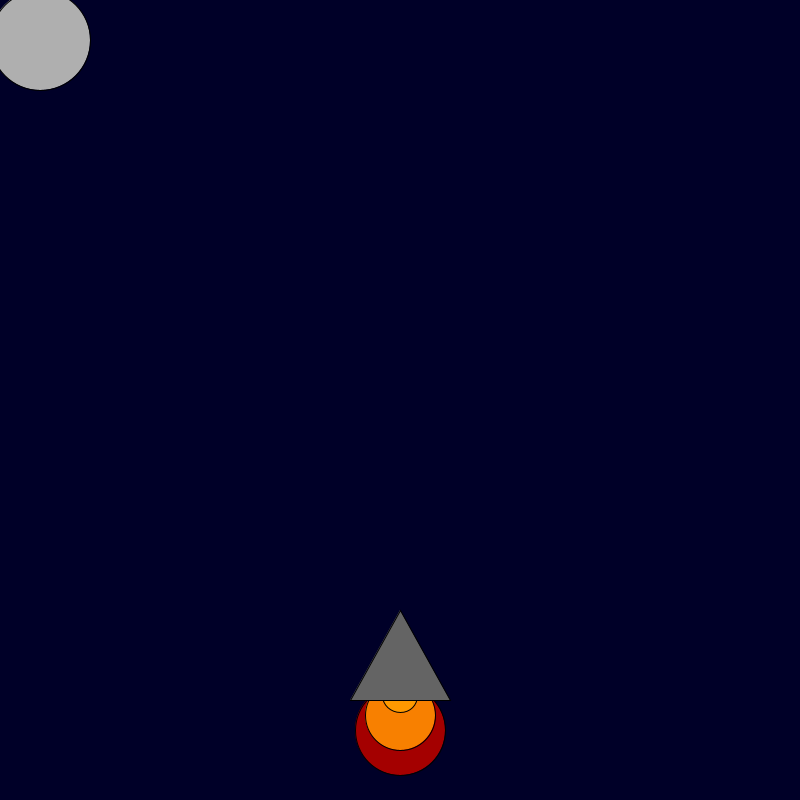
Frame 1 (no input)
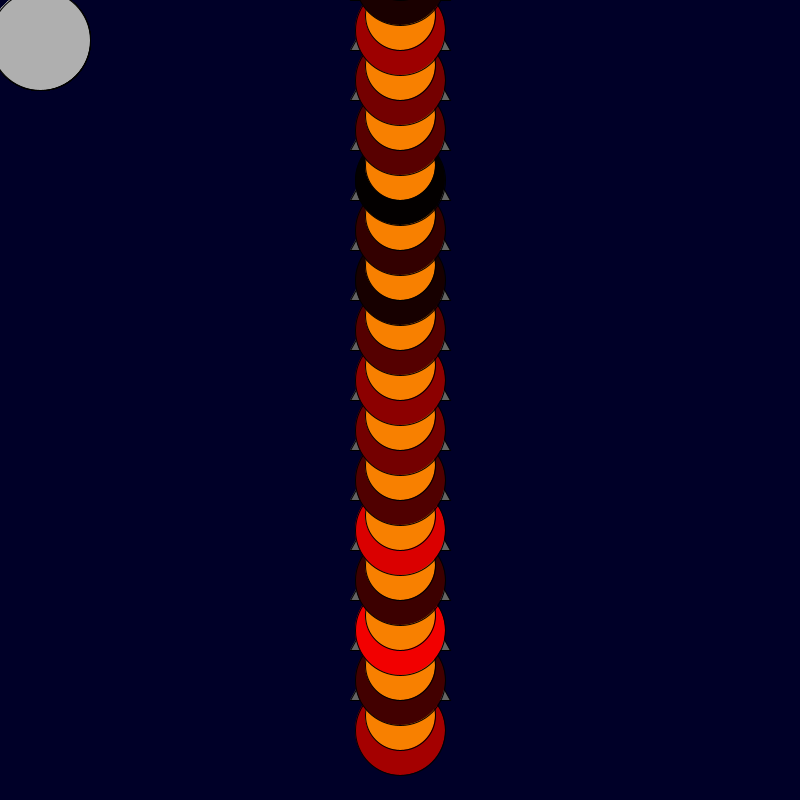
Frame 60 (the mouse pressed at the canvas centre just before this capture)
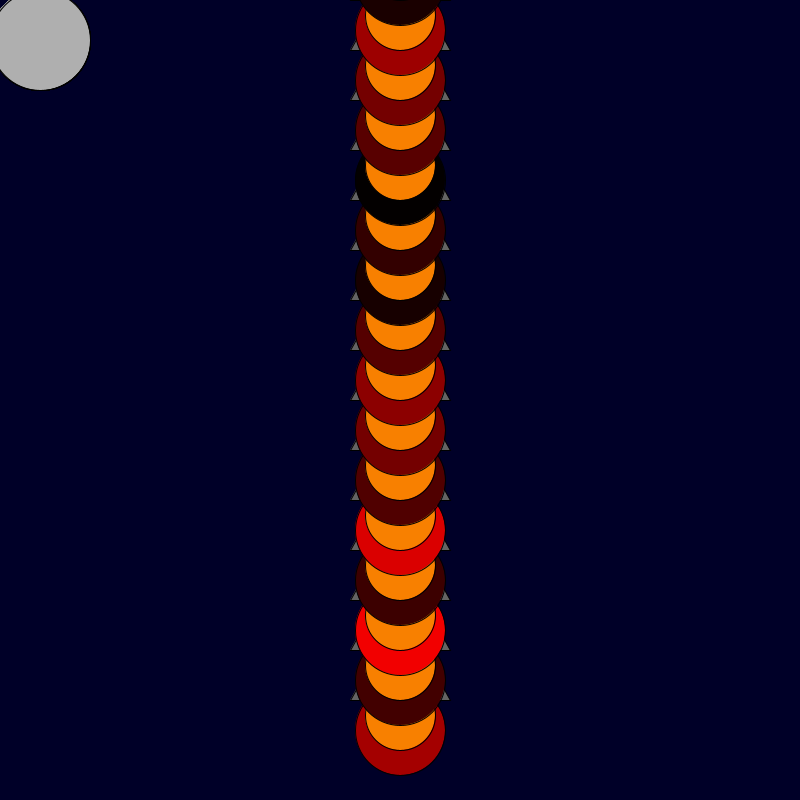
Frame 120 (the mouse held since frame 60 and released just before this capture)

The Processing sketch that drew these frames (run headless with seeded random() and noise(); from frame 60 on, the mouse is pressed at the canvas centre):

// Processing sketch: RocketShip
// ── RocketShip.pde
int x = 400; 
int y = 600; 

void setup() {

    background(0, 0, 40); 
    size(800, 800);

}

void draw() {

    fill(random(255), 0, 0);
    ellipse(x, y + 130, 90, 90);
    fill(248, 128, 0);
    ellipse(x, y + 115, 70, 70);
    fill(255, 153, 0);
    ellipse(x, y + 95, 35, 35);
    fill(100, 100, 100);
    triangle(x, y + 10, x + 50, y + 100, x - 50, y + 100);
    y = y - 50;
    fill(175, 175, 175);
    ellipse(40, 40, 100, 100);
}
